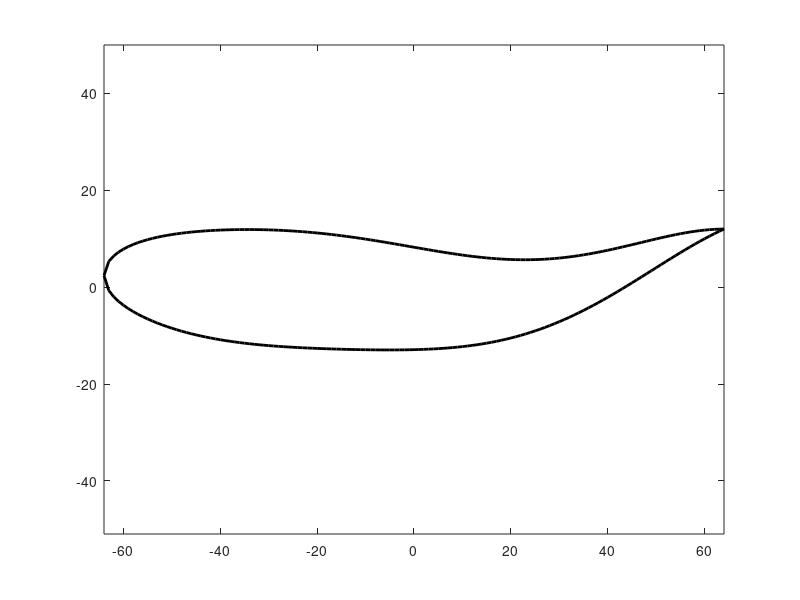

Source code (MATLAB):
clc
clear
%% parameters
l = 128;
h = 12.;
a = 20/180*pi;
x = (-l/2:1:l/2);
le =length(x);
y0 = zeros(size(x));
y1 = zeros(size(x));
y2 = zeros(size(x));
ap = zeros(size(x));
%% calcaute
for i=1:le
    xlabel = x(i)/l;
    ap(i)  = h*(0.02-0.0825*(xlabel+0.50)+0.1625*(xlabel+0.50)*(xlabel+0.50))*cos(2*pi*(xlabel+0.50))*10; 
    y0(i)  = h*(0.2969 * sqrt(xlabel+0.50) - 0.1260 * (xlabel+0.50) - 0.3516 * (xlabel+0.50)^2 + 0.2843 * (xlabel+0.50)^3 - 0.1036 * (xlabel+0.50)^4)*10;
    y1(i)  = ap(i)+y0(i);
    y2(i)  = ap(i)-y0(i);
end
nx = [x(1:1:le) x(le-1:-1:1)];
ny = [y1(1:1:le) y2(le-1:-1:1)];
%% plot
plot(nx,ny,'k','LineWidth',2.0,'LineStyle','-');
axis equal